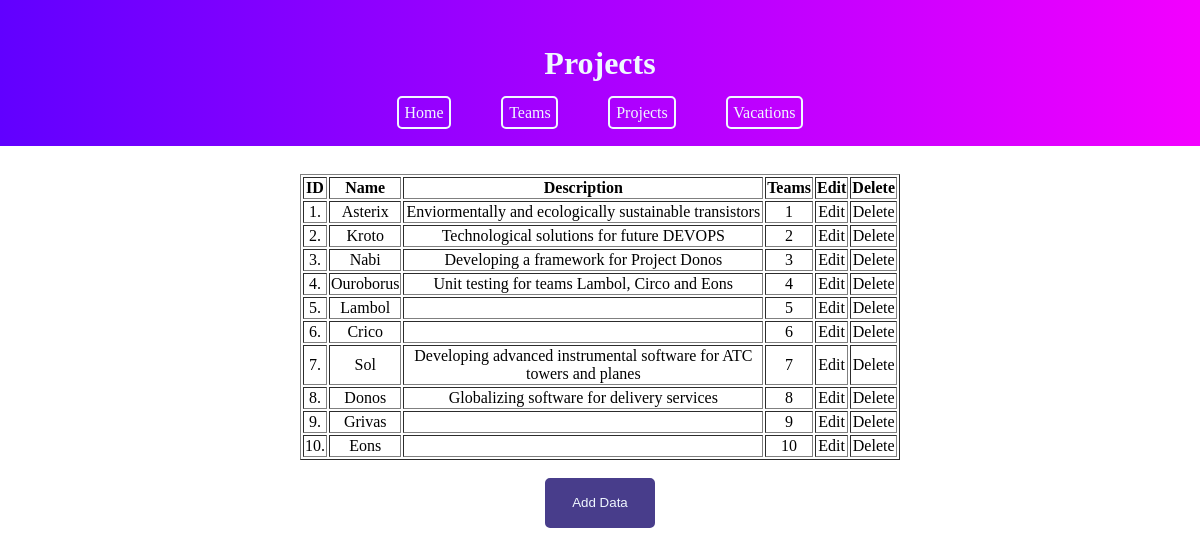
The page /Site/projects/projects.php on the database as committed earlier.
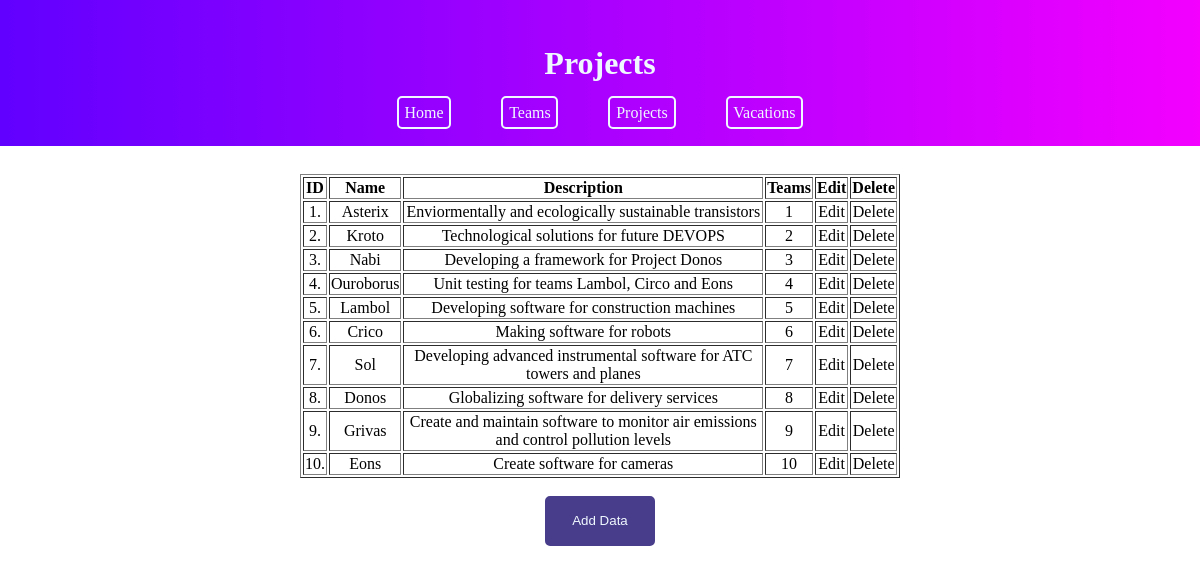
The same page on the database as committed later.
### tables this page shows
CREATE TABLE "Projects" (
	"id"	INTEGER,
	"name"	STRING(15),
	"description"	TEXT,
	"teams"	INTEGER,
	FOREIGN KEY("teams") REFERENCES "Teams"("id"),
	PRIMARY KEY("id")
);

### Site/projects/projects.php (the view, shortened to what this page needs)
<!DOCTYPE html>
<html lang="en">
<head>
    <link rel="stylesheet" href="../style.css">
</head>
<body>
    <header>
        <h1>Projects</h1>
        <?php
        if ($_SESSION['role'] == 'CEO') {
        ?>
        <nav>
            <a href="../index.php">Home</a>
            <a href="../teams/teams.php">Teams</a>
            <a href="../projects/projects.php">Projects</a>
            <a href="../vacations/vacations.php">Vacations</a>
            <a href="../users/users.php">Users</a>
        </nav>
        <?php
        }else{
            ?>
            <nav>
            <a href="../index.php">Home</a>
            <a href="../teams/teams.php">Teams</a>
            <a href="../projects/projects.php">Projects</a>
            <a href="../vacations/vacations.php">Vacations</a>
        </nav>
        <?php
        }
        ?>
    </header>
    <div class="div_align scrollable">
        <?php
        if (!isset($_POST['addbttn'])) {
            $pdo = new PDO('sqlite:../../Database.db');
            $statement = $pdo->query("SELECT * FROM Projects");
            $projects = $statement->fetchAll(PDO::FETCH_ASSOC);
            echo "<br><table border = 1>";
            echo "
            <tr>
                <td><b>ID<b></td>
                <td><b>Name<b></td>
                <td><b>Description<b></td>
                <td><b>Teams<b></td>
                <td><b>Edit<b></td>
                <td><b>Delete<b></td>
            </tr>";
            foreach ($projects as $row => $data) {
                echo "<tr>";
                echo "<td>" . $data['id'] . "." . "</td>";
                echo "<td>" . $data['name'] . "</td>";
                echo "<td>" . $data['description'] . "</td>";
                echo "<td>" . $data['teams'] . "</td>";
                echo "<td align='center'>" ?> <a class='a_links' href="projects_update.php?id=<?php echo $data['id']; ?>">Edit</a></td> <?php
                echo "<td align='center'>" ?> <a class='a_links' href="projects_delete.php?id=<?php echo $data['id']; ?>">Delete</a></td>
        <?php
                echo "</tr>";
            }
            echo "</table>";
        } else {
            header("Location: projects_add.php");
        }
        ?>
        <form method="post">
            <div class="buttons">
                <br>
                <input class="actionbttns" type="submit" name="addbttn" value="Add Data">
            </div>
        </form>
    </div>
</body>
</html>

### Site/style.css (style rules this page uses)
header { text-align: center; width: auto; background: rgb(97, 0, 255); background: linear-gradient(90deg, rgba(97, 0, 255, 1) 0%, rgba(243, 0, 255, 1) 100%); color: aliceblue; padding: 2%; }
a { color: aliceblue; text-decoration: none; border-width: 2px; border-style: solid; border-color: aliceblue; margin: 2%; border-radius: 5px; padding: 0.5%; }
.buttons { text-align: center; }
body { margin: 0; }
table { text-align: center; margin-left: auto; margin-right: auto; }
.actionbttns { background-color: darkslateblue; border-width: 2px; width: 110px; height: 50px; border-style: solid; border-color: darkslateblue; border-radius: 5px; color: aliceblue; text-align: center; box-sizing: border-box; }
.div_align { text-align: center; align-items: center; margin: auto; width: 50%; padding: 10px; }
.a_links { color: initial; text-decoration: initial; border-width: initial; border-style: initial; border-color: initial; margin: initial; border-radius: initial; padding: initial; }
.scrollable { overflow: auto; }

Rows that differ between the two databases and show on the page:
changed projects "Lambol": description (not shown) → "Developing software for construction machines"
changed projects "Crico": description (not shown) → "Making software for robots"
changed projects "Grivas": description (not shown) → "Create and maintain software to monitor air emissions and control pollution levels"
changed projects "Eons": description (not shown) → "Сreate software for cameras"
